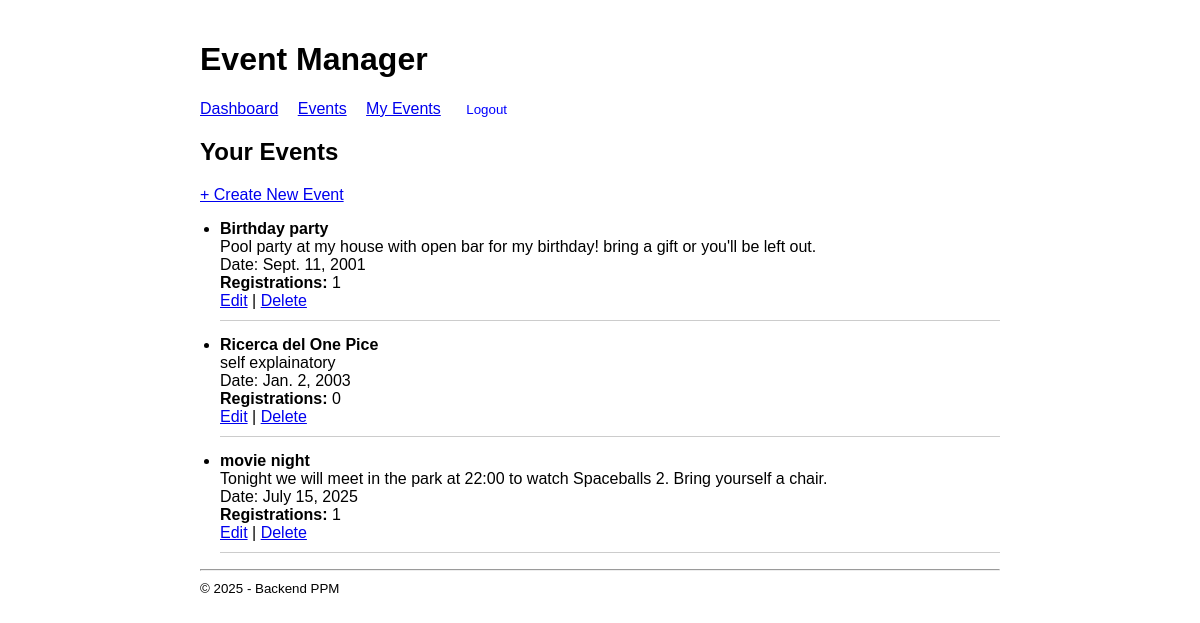
The app's page /events/dashboard/ (signed in) with its own data.
### events/models.py (models this page shows, shortened)
class Event(models.Model):
    title= models.CharField(max_length=200)
    description = models.TextField()
    date = models.DateField()
    organizer= models.ForeignKey(
        settings.AUTH_USER_MODEL,
        on_delete=models.CASCADE,
        related_name='organized_events'
    )

### events/views.py (the view)
# urls.py: path('dashboard/', organizer_dashboard, name='organizer_dashboard'),
@login_required
def organizer_dashboard(request):
    if not request.user.is_organizer:
        return HttpResponseForbidden("Non sei autorizzato a vedere questa pagina.")
    events = Event.objects.filter(organizer=request.user) \
        .annotate(registration_count=Count('registrations')) \
        .order_by('date')
    return render(request, 'events/organizer_dashboard.html', {'events': events})

### events/templates/events/organizer_dashboard.html (shortened to what this page needs)
{% extends 'base.html' %}
{% block content %}
    <h2>Your Events</h2>
    <a href="{% url 'event_create' %}">+ Create New Event</a>
    <ul>
        {% for event in events %}
            <li class="event">
                <strong>{{ event.title }}</strong><br>
                {{ event.description }}<br>
                Date: {{ event.date }}<br>
                <strong>Registrations:</strong> {{ event.registration_count }}<br>
                <a href="{% url 'event_edit' event.pk %}">Edit</a> |
                <a href="{% url 'event_delete' event.pk %}">Delete</a>
            </li>
        {% empty %}
            <li>You haven't created any events yet.</li>
        {% endfor %}
    </ul>
{% endblock %}

### templates/base.html (style rules this page uses)
body { font-family: Arial, sans-serif; max-width: 800px; margin: auto; padding: 20px; }
ul { padding-left: 20px; }
.event { border-bottom: 1px solid #ccc; margin-bottom: 15px; padding-bottom: 10px; }

### records on screen
Event: title "Birthday party", description "Pool party at my house with open bar for my birthday! bring a gift or you'll be left out.", date "Sept. 11, 2001", registration_count "1"
Event: title "Ricerca del One Pice", description "self explainatory", date "Jan. 2, 2003", registration_count "0"
Event: title "movie night", description "Tonight we will meet in the park at 22:00 to watch Spaceballs 2. Bring yourself a chair.", date "July 15, 2025", registration_count "1"
